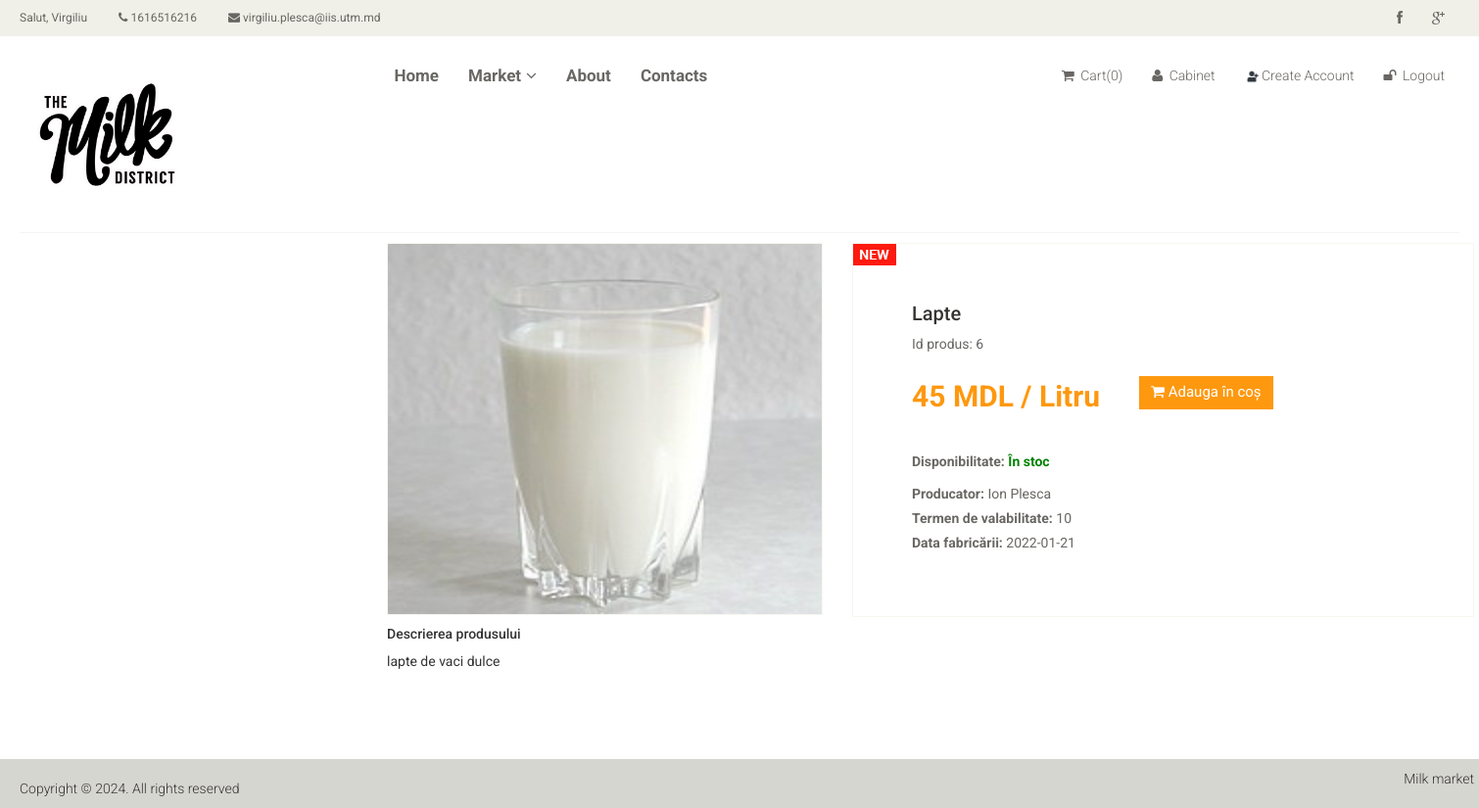
The page /product/detail/6 (signed in) on the database its author committed.
### tables this page shows
CREATE TABLE `products` (
  `id_produs` int(11) NOT NULL,
  `data_fabr` varchar(20) NOT NULL,
  `pret` float NOT NULL,
  `id_unit` int(11) DEFAULT NULL,
  `term_val` int(11) NOT NULL,
  `id_producator` int(11) NOT NULL,
  `data_adaug` date NOT NULL DEFAULT current_timestamp(),
  `denumire_prod` varchar(30) NOT NULL,
  `prod_img` varchar(30) NOT NULL DEFAULT '/upload/defaultProduct.png',
  `description` text NOT NULL DEFAULT 'No text added',
  `id_disp` int(11) NOT NULL DEFAULT 1
);

CREATE TABLE `users` (
  `user_id` int(11) NOT NULL,
  `email` varchar(30) NOT NULL,
  `password` varchar(20) NOT NULL,
  `fname` varchar(20) NOT NULL,
  `lname` varchar(20) NOT NULL,
  `adress` varchar(20) NOT NULL,
  `type` int(11) NOT NULL,
  `contact_nr` varchar(20) NOT NULL
);

CREATE TABLE `unitati_mas` (
  `id_unit` int(11) NOT NULL,
  `unit` varchar(10) NOT NULL
);

CREATE TABLE `disponibilitate` (
  `id_disp` int(11) NOT NULL,
  `nume_disp` varchar(100) NOT NULL
);

### config/routes.php (called while the page is built)
<?php
return array(
    "order/products/([0-9]+)" => "order/showMyOrderProducts/$1",
    "order/show/my" => "order/showMyOrders",
    "order/show/tome" => "order/showOrdersToMe",
    "order/show/([0-9]+)" => "order/showProdsByIds/$1",
    "cart/remove/all/([0-9]+)" => "cart/removeProductAll/$1",
    "cart/remove/([0-9]+)" => "cart/removeProduct/$1",
    "cart/add/([0-9]+)/([a-z]+\/?)" => "cart/addProduct/$1/$2",
    "cart/confirm" => "cart/confirmOrder",
    "cart" => "cart/index",
    "seller/product/add" => "sellerProduct/addProd",
    "seller/product/edit/([0-9]+)" => "sellerProduct/editProd/$1",
    "seller/product/remove/([0-9]+)" => "sellerProduct/removeProd/$1",
    "seller/product" => "sellerProduct/showAllForCurrProd",
    'user/register' => 'user/register',
    'user/login' => 'user/login',
    'user/logout' => 'user/logout',
    'cabinet/edit' => 'cabinet/edit',
    'cabinet' => 'cabinet/index',
    'product/detail/([0-9]+)' => 'product/detail/$1',
    'product' => 'site/index',
    'index.php' => 'site/index',
    '' => 'site/index',
);

### controllers/ProductController.php (called while the page is built, shortened)
<?php
    include_once($_SERVER['DOCUMENT_ROOT'] . '/models/Product.php');
    class ProductController {
        public function actionDetail($id) {
            $prodData = Product::getProductById($id);
            $producator = Product::getProducerProductById($id);
            $unit = Product::getUnitProductById($id);
            $disp = Product::getDispProductById($id);
            require_once($_SERVER['DOCUMENT_ROOT'] . '/views/productDetail.php');
            return true;
        }
    }

### index.php (called while the page is built, shortened)
<?php
include_once(ROOT . '/views/blocks/head.php');
require_once(ROOT . "/components/Router.php");
$router = new Router();
$router->run();

### models/User.php (called while the page is built, shortened)
<?php
    class User {
        public static function getUserDataById($id) {
            $sql = "SELECT * FROM users AS t1
                    INNER JOIN user_type AS t2
                    on t1.type = t2.id_type
                    WHERE user_id = '$id'";
            $db = Db::getConnection();
            $res = $db->query($sql);
            $res->setFetchMode(PDO::FETCH_ASSOC);
            if($res->rowCount() === 1) {
                return $res->fetch();
            }
            else {
                return false;
            }
        }
        public static function isSeller($id) {
            $userType = "SELECT type FROM users WHERE user_id = $id";
            $db = Db::getConnection();
            $res = $db->query($userType);
            $res->setFetchMode(PDO::FETCH_ASSOC);
            $type = $res->fetch();
            if($type === 2) {
                return true;
            }
            else {
                return false;
            }
        }
    }

### models/Cart.php (called while the page is built, shortened)
<?php
class Cart {
    public static function getNumber() {
        if(isset($_SESSION['products'])) {
            $prods = $_SESSION['products'];
            $nr = 0;
            foreach($prods as $key => $value)
                $nr += $value;
            return $nr;
        }
        else {
            return 0;
        }
    }
}

### models/Product.php (called while the page is built, shortened)
<?php
class Product
{
    public static function getProductById($id)
    {
        $id = intval($id);
        $db = Db::getConnection();
        $sql = "SELECT * FROM products
                INNER JOIN users
                ON user_id = id_producator
                WHERE id_produs = $id";
        $res = $db->query($sql);
        $res->setFetchMode(PDO::FETCH_ASSOC);
        $prod = $res->fetch();
        return $prod;
    }
    public static function getProducerProductById($id)
    {
        $id = intval($id);
        $db = Db::getConnection();
        $sql = "SELECT fname, lname FROM products
                INNER JOIN users
                ON user_id = id_producator
                WHERE id_produs = '$id'";
        $res = $db->query($sql);
        $res->setFetchMode(PDO::FETCH_ASSOC);
        $prod = $res->fetch();
        return $prod;
    }
    public static function getUnitProductById($id)
    {
        $id = intval($id);
        $db = Db::getConnection();
        $sql = "SELECT unit FROM
                products AS t1 INNER JOIN unitati_mas AS t2
                ON t1.id_unit = t2.id_unit
                WHERE id_produs = '$id'";
        $res = $db->query($sql);
        $res->setFetchMode(PDO::FETCH_ASSOC);
        $prod = $res->fetch();
        return $prod;
    }
    public static function getDispProductById($id)
    {
        $id = intval($id);
        $db = Db::getConnection();
        $sql = "SELECT nume_disp FROM
                products AS t1 INNER JOIN disponibilitate AS t2
                ON t1.id_disp = t2.id_disp
                WHERE id_produs = '$id'";
        $res = $db->query($sql);
        $res->setFetchMode(PDO::FETCH_ASSOC);
        $prod = $res->fetch();
        return $prod;
    }
}

### views/productDetail.php (the view)
<!DOCTYPE html>
<html lang="en">
    <?php include($_SERVER['DOCUMENT_ROOT'] . "/views/blocks/head.php"); ?>
    <?php include($_SERVER['DOCUMENT_ROOT'] . "/views/blocks/header.php"); ?>
    <body>
        <section>
            <div class="container">
                <div class="row">
                    <div class="col-sm-3">
                    </div>
                    <div class="col-sm-9 padding-right">
                        <div class="product-details">
                            <div class="row">
                                <div class="col-sm-5">
                                    <div class="view-product">
                                        <img src="<?=$prodData['prod_img']?>" alt="" />
                                    </div>
                                </div>
                                <div class="col-sm-7">
                                    <div class="product-information">
                                        <img src="images/product-details/new.jpg" class="newarrival" alt="" />
                                        <h2><?=$prodData['denumire_prod']?></h2>
                                        <p>Id produs: <?=$prodData['id_produs']?></p>
                                        <span>
                                            <span><?=$prodData['pret'] . ' MDL / ' . $unit['unit']?></span>
                                            <a href="/cart/add/<?=$prodData['id_produs']?>"><button type="button" class="btn btn-fefault cart">
                                                <i class="fa fa-shopping-cart"></i>
                                                Adauga în coș
                                            </button></a>
                                        </span>
                                        <p><b>Disponibilitate:</b> <?=$disp['nume_disp']?></p>
                                        <p><b>Producator:</b> <?=$producator['fname'] . " " . $producator['lname']?></p>
                                        <p><b>Termen de valabilitate:</b> <?=$prodData['term_val']?></p>
                                        <p><b>Data fabricării:</b> <?=$prodData['data_fabr']?></p>
                                    </div>
                                </div>
                            </div>
                            <div class="row">
                                <div class="col-sm-12">
                                    <h5>Descrierea produsului</h5>
                                    <p>
                                        <?=$prodData['description']?>
                                    </p>
                                </div>
                            </div>
                        </div>
                    </div>
                </div>
            </div>
        </section>
        <br/>
        <br/>
        <?php include $_SERVER['DOCUMENT_ROOT'] . '/views/blocks/footer.php'; ?>
    </body>
</html>

### components/Router.php (shortened to what this page needs)
<?php
class Router
{
    private $routes;
    public function __construct()
    {
        $routesPath = ROOT . '/config/routes.php';
        $this->routes = include($routesPath);
    }
    private function getURI()
    {
        if (!empty($_SERVER['REQUEST_URI'])) {
            return trim($_SERVER['REQUEST_URI'], '/');
        }
    }
    public function run()
    {
        $uri = $this->getURI();
        foreach ($this->routes as $uriPattern => $path) {
            if (preg_match("~$uriPattern~", $uri)) {
                $internalRoute = preg_replace("~$uriPattern~", $path, $uri);
                $segments = explode('/', $internalRoute);
                $controllerName = array_shift($segments) . 'Controller';
                $actionName = 'action' . ucfirst(array_shift($segments));
                $parameters = $segments;
                $controllerObject = new $controllerName;
                $result = call_user_func_array(array($controllerObject, $actionName), $parameters);
                if ($result != null) {
                    break;
                }
            }
        }
    }
}

### views/blocks/header.php (shortened to what this page needs)
<?php include_once ROOT . "/models/Cart.php"?>
<?php include_once ROOT . "/models/User.php"?>
<header id="header">
    <div class="header_top">
        <div class="container">
            <div class="row">
                <div class="col-sm-6">
                    <div class="contactinfo">
                        <ul class="nav nav-pills">
                            <?php include_once(ROOT . "/models/User.php");?>
                            <?php if(isset($_SESSION['user'])):?>
                                <li><a href="#">
                                    Salut, <?=User::getUserDataById($_SESSION['user'])['fname'];?>
                                </a></li>
                            <?php endif;?>
                            <li><a href="#"><i class="fa fa-phone"></i>
                            <?php if(isset($_SESSION['user'])):
                                echo User::getUserDataById($_SESSION['user'])['contact_nr'];
                            endif;?>
                            </a></li>
                            <li><a href="#"><i class="fa fa-envelope"></i>
                            <?php if(isset($_SESSION['user'])):
                                echo User::getUserDataById($_SESSION['user'])['email'];
                            endif;?>
                            </a></li>
                        </ul>
                    </div>
                </div>
                <div class="col-sm-6">
                    <div class="social-icons pull-right">
                        <ul class="nav navbar-nav">
                            <li><a href="#"><i class="fa fa-facebook"></i></a></li>
                            <li><a href="#"><i class="fa fa-google-plus"></i></a></li>
                        </ul>
                    </div>
                </div>
            </div>
        </div>
    </div>
    <div class="header-middle">
        <div class="container">
            <div class="row">
                <div class="col-sm-3">
                    <div class="logo pull-left">
                        <a href="/"><img src="/template/images/home/logo.png" alt="" /></a>
                    </div>
                </div>
                <div class="col-sm-5">
                    <div class="mainmenu pull-left">
                        <ul class="nav navbar-nav collapse navbar-collapse">
                            <li><a href="/index.php">Home</a></li>
                            <li class="dropdown"><a href="#">Market<i class="fa fa-angle-down"></i></a>
                            </li>
                            <li><a href="#">About</a></li>
                            <li><a href="#">Contacts</a></li>
                        </ul>
                    </div>
                </div>
                <div class="col-sm-4">
                    <div class="shop-menu pull-right">
                        <ul class="nav navbar-nav my-nav">
                            <?php if((isset($_SESSION['user']) && !User::isSeller(isset($_SESSION['user']))) || !isset($_SESSION['user'])): ?>
                                <li class="active"><a href="/cart"><i class="fa fa-shopping-cart active"></i> Cart(<?=Cart::getNumber()?>)</a></li>
                            <?php endif; ?>
                            <li class="<?php if(isset($_SESSION['user'])) {echo "active";}?>"><a href="/cabinet"><i class="fa fa-user"></i> Cabinet</a></li>
                            <li class="active"><a href="/user/register"> <img src="/template/images/user-plus.png" style="width: 1em; height: auto;" alt="">  Create Account</a></li>
                            <li class="<?php if(isset($_SESSION['user'])) {echo "active";}?>"><a href="/user/logout"><i class="fa fa-unlock"></i> Logout</a></li>
                        </ul>
                    </div>
                </div>
            </div>
        </div>
    </div>
</header>

### views/blocks/footer.php
<footer id="footer">
    <div class="footer-bottom">
        <div class="container">
            <div class="row">
                <p class="pull-left">Copyright © 2024. All rights reserved</p>
                <p class="pull-right">Milk market</p>
            </div>
        </div>
    </div>
</footer>

### rows shown on the page
products: users.fname "Virgiliu", users.contact_nr "1616516216", users.email "virgiliu.plesca@iis.utm.md", prod_img (picture), denumire_prod "Lapte", id_produs "6", pret "45", id_unit.unit "Litru", id_disp.nume_disp "În stoc", fname "Ion", lname "Plesca", term_val "10", data_fabr "2022-01-21", description "lapte de vaci dulce"
